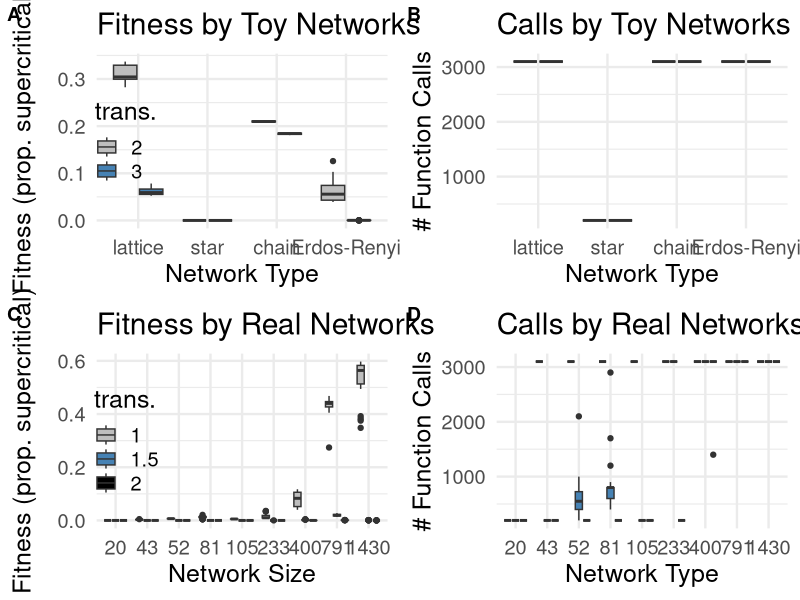

The R source for this figure:
# Analysis of data for EvoComp Project
# P. Alexander Burnham
# November 25, 2019


library(dplyr)
library(ggplot2)


# read in our data for 20 reps of 3 trans values for 9 different nws
RealData <- read.csv("realNWdata1.csv",
                     header = FALSE,
                     stringsAsFactors = FALSE)

# add names
names(RealData) <- c('Fitness', 'Func.Calls', "Transcendence", 'Network.Size')

# convert to character values
RealData$Transcendence <- as.character(RealData$Transcendence)
RealData$Network.Size <- as.factor(RealData$Network.Size)

# plot figures for fittness
fr <- ggplot(RealData, aes(y = Fitness, x = Network.Size, fill = Transcendence)) + 
  geom_boxplot() +
  theme_minimal(base_size = 18) +
  labs(x="Network Size", y = "Fitness (prop. supercritical)", title = 'Fitness by Real Networks') +
  theme(legend.position=c(.1, .5)) +
  scale_fill_manual(values = c('grey', 'steelblue', 'black'), name = "trans.")




# read in our data 20 reps for four toy nworks for 2 trans values
toyData <- read.csv("toyNWdata.csv",
                    header = FALSE,
                    stringsAsFactors = FALSE)

# add names
names(toyData) <- c('Fitness', 'Func.Calls', 'Network' , "Transcendence")

# make numeric values character strings
toyData$Network <- as.factor(toyData$Network)
toyData$Transcendence <- as.character(toyData$Transcendence)

# change factor names to real names of nws
toyData$Network <- factor(toyData$Network, levels = c('1', '2', '3','4'),
                          labels = c('lattice', 'star', 'chain', 'Erdos-Renyi'))
# plot figures for fittness
ft <- ggplot(toyData, aes(y = Fitness, x = Network, fill = Transcendence)) +
  geom_boxplot() +
  theme_minimal(base_size = 18) +
  labs(x="Network Type", y = "Fitness (prop. supercritical)", title = 'Fitness by Toy Networks') +
  theme(legend.position=c(.1, .5)) + 
  scale_fill_manual(values = c('grey', 'steelblue'), name = "trans.")


# plot figures for calls
ct <- ggplot(toyData, aes(y = Func.Calls, x = Network, fill = Transcendence)) +
  geom_boxplot() +
  theme_minimal(base_size = 18) +
  labs(x="Network Type", y = "# Function Calls", title = 'Calls by Toy Networks') +
  theme(legend.position=c(2, 2)) + 
  scale_fill_manual(values = c('grey', 'steelblue'), name = "trans.")


# plot figures for calls
cr <- ggplot(RealData, aes(y = Func.Calls, x = Network.Size, fill = Transcendence)) +
  geom_boxplot() +
  theme_minimal(base_size = 18) +
  labs(x="Network Type", y = "# Function Calls", title = 'Calls by Real Networks') +
  theme(legend.position=c(2, 2)) + 
  scale_fill_manual(values = c('grey', 'steelblue', 'black'), name = "trans.")

library(cowplot)

cowplot::plot_grid(ft, ct, fr, cr, labels = c("A", "B", "C", "D"), align = "v")


